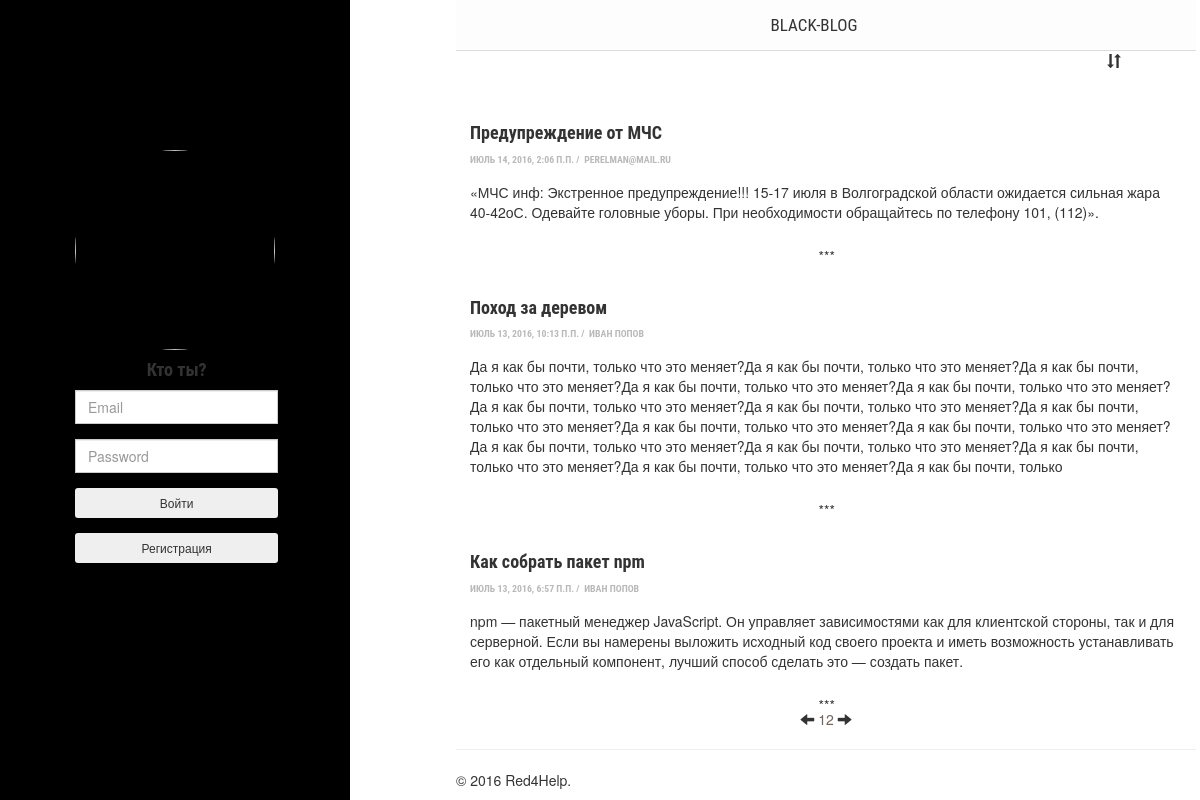
Before: / with the older database file.
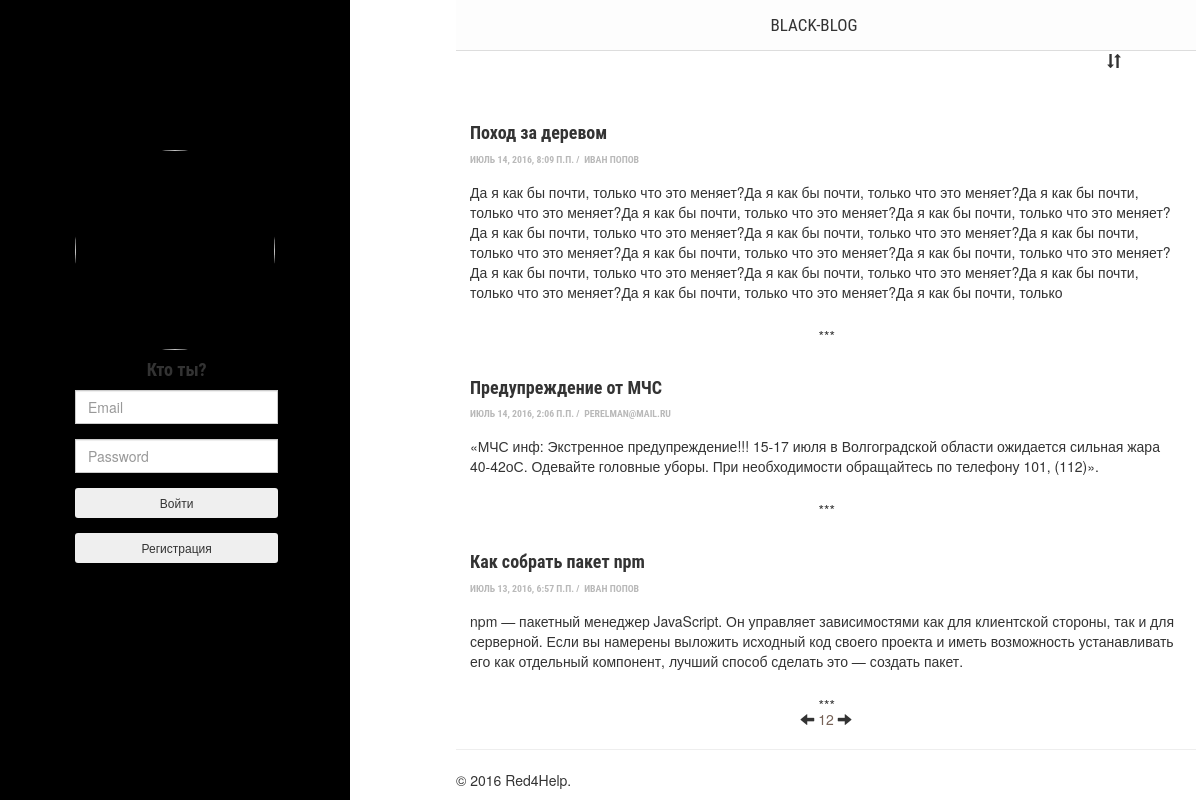
After: the same page with the newer database file.
### multiblog/models.py (models this page shows, shortened)
class Publication(models.Model):
	title = models.CharField(max_length=200, verbose_name='Имя')
	abstract = models.TextField(max_length=600, verbose_name='Краткое содержание')
	full_text = models.TextField(verbose_name='Полное описание')
	time = models.DateTimeField(verbose_name='Дата публикации')
	author = models.ForeignKey('Blogger', on_delete=models.CASCADE, verbose_name='Автор')
	class Meta:
		verbose_name = u'Публикация'
		verbose_name_plural = u'Публикации'

class Blogger(AbstractBaseUser):
	email = models.EmailField(verbose_name='Email', unique=True, max_length=250)
	name = models.CharField(max_length=100, verbose_name='Имя', blank=False)
	surname = models.CharField(max_length=100, verbose_name='Фамилия', blank=False)
	phone = models.CharField(max_length=20, verbose_name='Телефон', blank=False)
	skype = models.CharField(max_length=20, verbose_name='Skype', blank=False)
	avatar = models.ImageField(upload_to=u'./media/img/', verbose_name='Аватар', blank=False, default='./media/img/ava-default.png')
	is_active = models.BooleanField(default=True)
	is_admin = models.BooleanField(default=False)
	objects = BloggerManager()
	USERNAME_FIELD = 'email'
	def img_avatar(self):
		if self.avatar:
			return '<img src="%s" width="100"/>' % self.avatar.url
		else:
			return '(none)'
	img_avatar.short_description = 'Аватар'
	img_avatar.allow_tags = True
	class Meta:
		verbose_name = u'Блоггер'
		verbose_name_plural = u'Блоггеры'
	def __str__(self):
		if self.name or self.surname:
			return self.name + " " + self.surname
		else:
			return self.email

### multiblog/views.py (the view, shortened to what this page needs)
# urls.py: url(r'^$', views.main, name='main'),
def main(request):
	publ = Publication.objects.all().order_by("-time")
	if request.GET.get('new'):
		return HttpResponseRedirect("/new/")
	if request.GET.get('logout'):
		auth.logout(request)
		return HttpResponseRedirect(request.path)
	return render(request, 'multiblog/main.html', {'publ':publ})

### multiblog/templatetags/multiblog_tags.py (called while the page is built)
@register.inclusion_tag('multiblog/footer.html')
def footer():
	return {'year':datetime.datetime.now().year}

@register.inclusion_tag('multiblog/header.html')
def header():
	return {}

### multiblog/templates/multiblog/main.html
{% extends 'multiblog/base.html'%}
{% block content %}
    <div id="wrapper">
      <div id="sidebar-wrapper">
        <div class="col-sm-8 placeholder">
            {% if user.is_authenticated %}
                <a href="{% url 'my_profile' pk=user.id %}"><img src="{{ user.avatar.url }}" class="img-responsive"></a>
                <h4 class="text-center"><a href="{% url 'my_profile' pk=user.id %}">{{ user }}</a></h4>
                <form action="#" method="get">
                  <input type="submit" class="btn" value="Новая запись" name="new">
                  <input type="submit" class="btn" value="Выйти" name="logout">
                </form>
            {% else %}
              <img src="https://ezwow.org/uploads/profile/photo-674151.png" class="img-responsive">
                <form class="form-signin" method="POST" id="submit-form">{% csrf_token %}
                {% if error %}
                  <h4 class="text-center text-danger">{{ error }}</h4>
                {% else %}
                  <h4 class="text-center">Кто ты?</h4>
                {% endif %}
                    <div class="form-group">
                        <div class="input-group col-md-12">
                          <input class="form-control" placeholder="Email" name="email">
                        </div>
                    </div>
                    <div class="form-group">
                        <div class="input-group col-md-12">
                          <input class="form-control" placeholder="Password" name="password" type="password">
                        </div>
                    </div>
                    <div class="form-group">
                        <div class="input-group col-md-12">
                          <button class="btn btn-inverse btn-sm btn-block" type="submit" name="submit-log-in">Войти</button>
                        </div>
                    </div>
                    <div class="form-group">
                      <div class="input-group col-md-12">
                        <button class="btn btn-inverse btn-sm btn-block" type="submit" name="submit-register">Регистрация</button>
                      </div>
                    </div>
                </form>
              {% endif %}
            </div>
        </div>
  </div>
  <header class="main-header content-wrapper">
    <nav class="nav-main center-wrapper">
      <a class="nav-main" href="{% url 'main' %}">Black-Blog</a>
    </nav>
  </header>
  <li class="sort-main">
        <ol><a href="#" class="sort-page"><span class="glyphicon glyphicon-sort"></span></a></ol>
  </li>
	<main class="content-wrapper" id="main_page">
		  {% for p in publ %}
			    <article class="index-page" data-author="{{ p.author }}" data-time="{{ p.time }}">
			      <h4><a href="{% url 'full' pk=p.id %}">{{ p.title }}</a>
            </h4>
			      <p class="post-meta"><time datetime="{{ p.time }}">{{ p.time }}</time>&nbsp;/&nbsp;
				      <span item="author"><a href="{% url 'my_profile' pk=p.author.id %}">{{ p.author }}</a></span>
			      </p>
            <p>{{ p.abstract }}</p>
        	</article>
      {% endfor %}
      <div class="center-wrapper" id="navigation">
        <a href="left"><span class="glyphicon glyphicon-arrow-left"></span></a>
        <span>12</span>
        <a href="right"><span class="glyphicon glyphicon-arrow-right"></span></a>
      </div>
{% endblock content %}

Changed rows visible on the page:
changed Publication "Поход за деревом": time "ИЮЛЬ 13, 2016, 10:13 П.П." → "ИЮЛЬ 14, 2016, 8:09 П.П."; moves up the list
